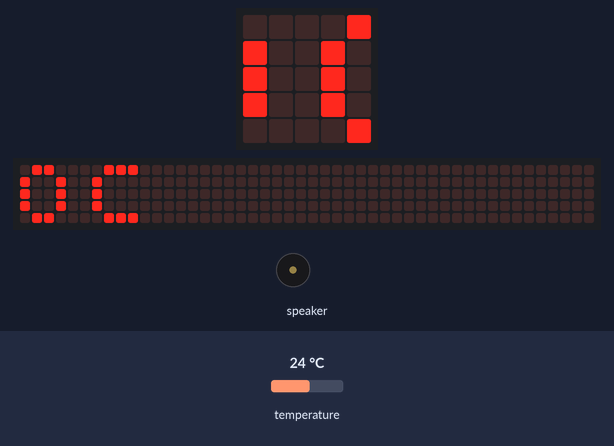
Bench run of a program on a simulated Calliope mini (MakeCode). Shown: the board's 5×5 LED display, a strip that is not on the board, showing the scrolling text unrolled, buzzer (waves = sounding). The test bench sets the inputs (shaded band); at power-on: temperature 24 °C. The 48×5 strip is a reading aid, not a part: it shows the text the display is scrolling, unrolled, one strip-width of it at a time.

Above: at 1.27 s.
1.3 s: temperature set to 15.8 °C
At 2.88 s:
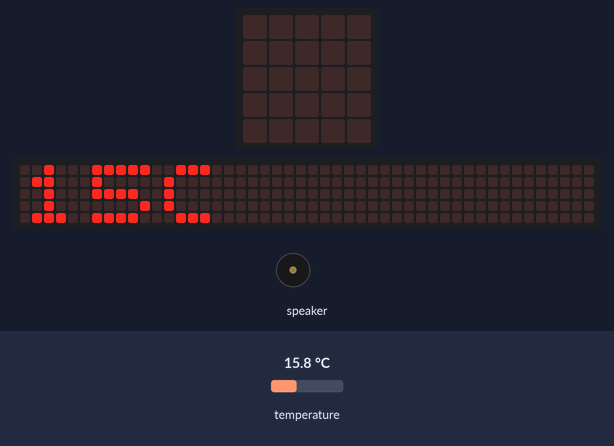
4.2 s: temperature set to 14.5 °C
At 6.07 s:
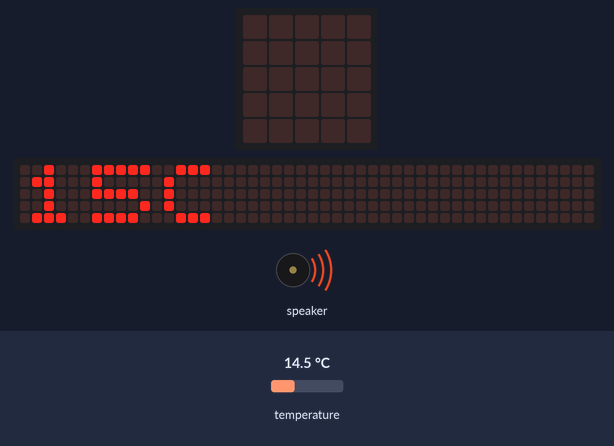
7.2 s: temperature set to 12 °C
At 13.34 s:
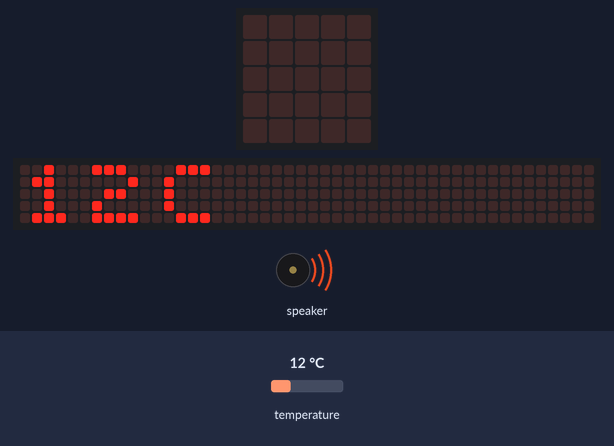
Timing chart, 0 to 16.2 s (numbered marks = the images above; inputs shaded):
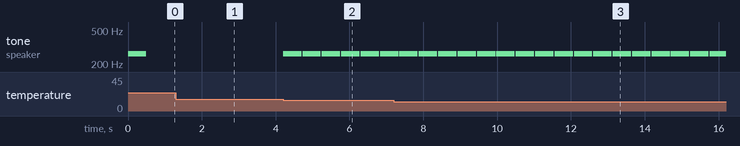

Measured:
- the behaviour switches between 15 and 14.9 °C on temperature (found by bisection; images 1 and 2)
- after the input at 4.2 s, tone on speaker: alternates 262 Hz for 0.50 s and silent for 0.03 s, starting at once
- what the display in image 2 shows lasts 0.4 s, from 5.9 s to 6.3 s
- what the display in image 3 shows lasts 0.5 s, from 13.1 s to 13.6 s

The program:

main.ts
```typescript
let Temperatur = 0
basic.forever(function on_forever() {
    basic.showString("" + ("" + Temperatur) + "C")
})
basic.forever(function on_forever2() {
    if (Temperatur < 15) {
        music.playTone(262, music.beat(BeatFraction.Whole))
    } else if (Temperatur > 35) {
        music.playTone(262, music.beat(BeatFraction.Whole))
    }

})
basic.forever(function on_forever3() {

    Temperatur = input.temperature()
})
```

test.ts
```typescript
// Hier kann man Tests durchführen; diese Datei wird nicht kompiliert, wenn dieses Paket als Erweiterung verwendet wird.
```
